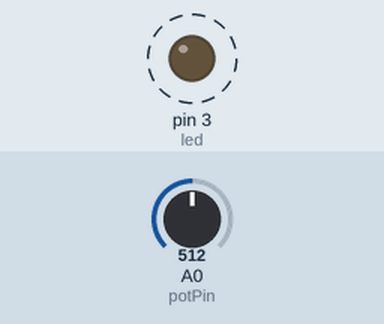
This sketch was run on a simulated Arduino Uno, built with avr-gcc and run on an emulated ATmega328P. On the bench: output pins drawn as LEDs (lit = HIGH). Dashed ring = blinking. The test bench sets the inputs (shaded band); at power-on: A0 (potPin) = 512.

Above: at 1.8 s.
1.9 s: A0 (potPin) set to 0
At 3.3 s:
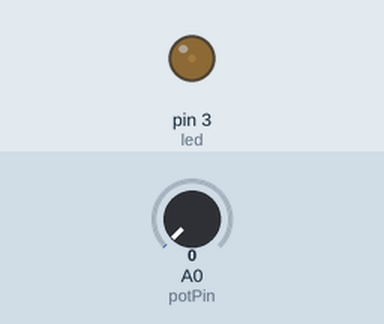
3.6 s: A0 (potPin) set to 122
At 3.9 s:
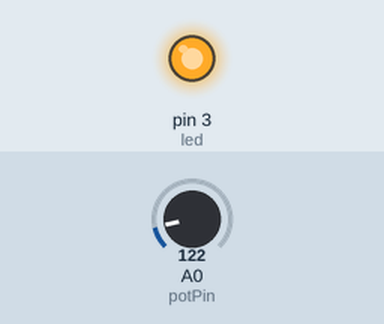
Timing chart, 0 to 13.1 s (numbered marks = the images above; inputs shaded):
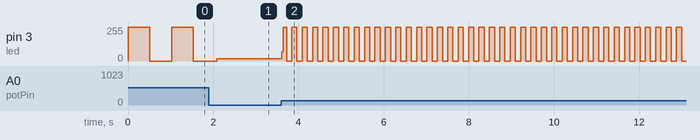

Measured:
- after the input at 3.6 s, pin 3 (led): 18/255 → 70/255 at once, then moves between 0/255 and 255/255, repeating every 0.24 s
- by itself, pin 3 (led): alternates 255/255 for 0.51 s and 0/255 for 0.51 s

The sketch:

2-light_with_variable_delay.ino
```cpp
int led = 3;
int potPin = A0;
int potValue = 0;

void setup() {
  pinMode(led, OUTPUT);

}

void loop() {
  // put your main code here, to run repeatedly:
  potValue = analogRead(potPin);
  digitalWrite(led, HIGH);
  delay(potValue);
  digitalWrite(led, LOW);
  delay(potValue);
}
```
